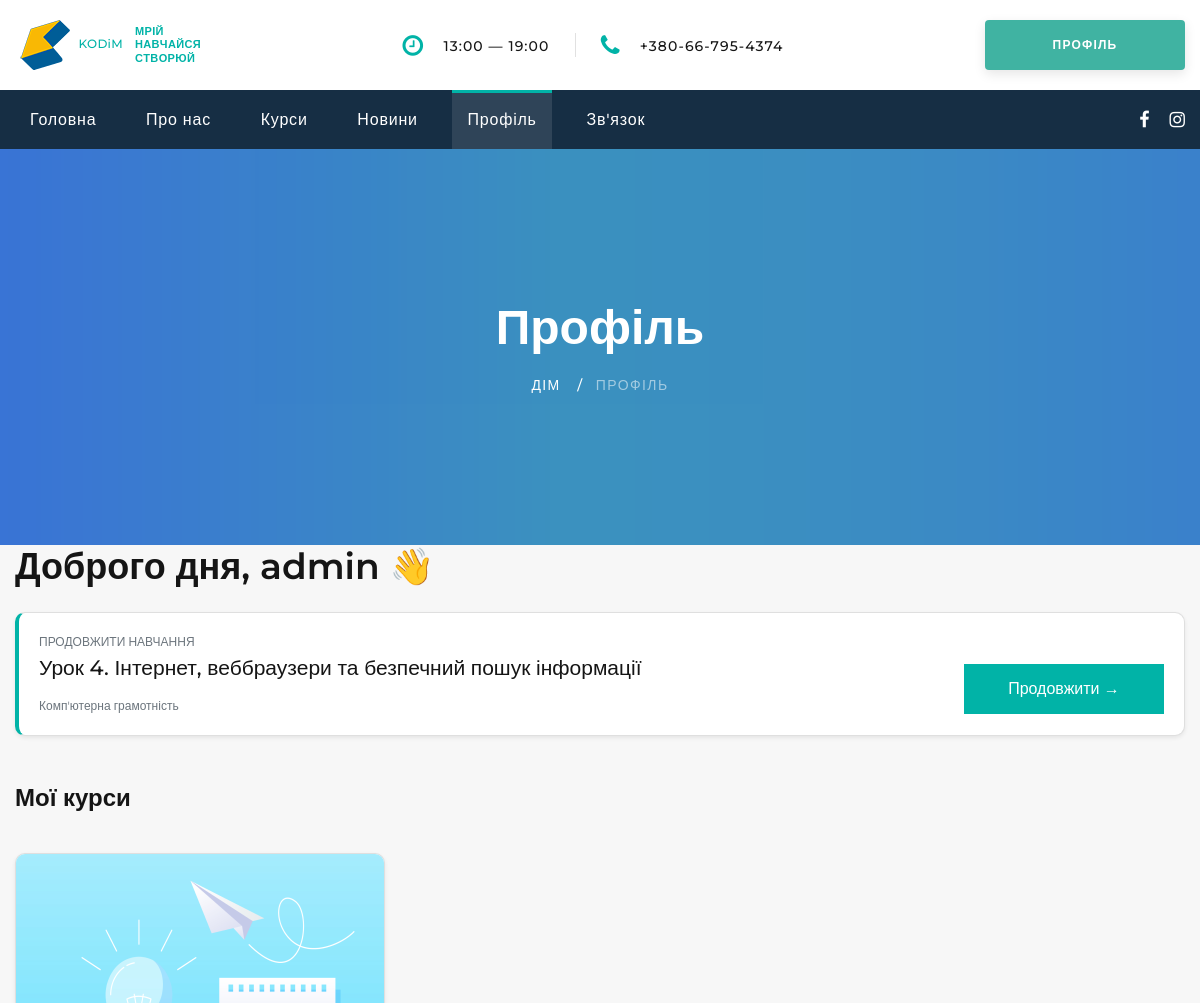
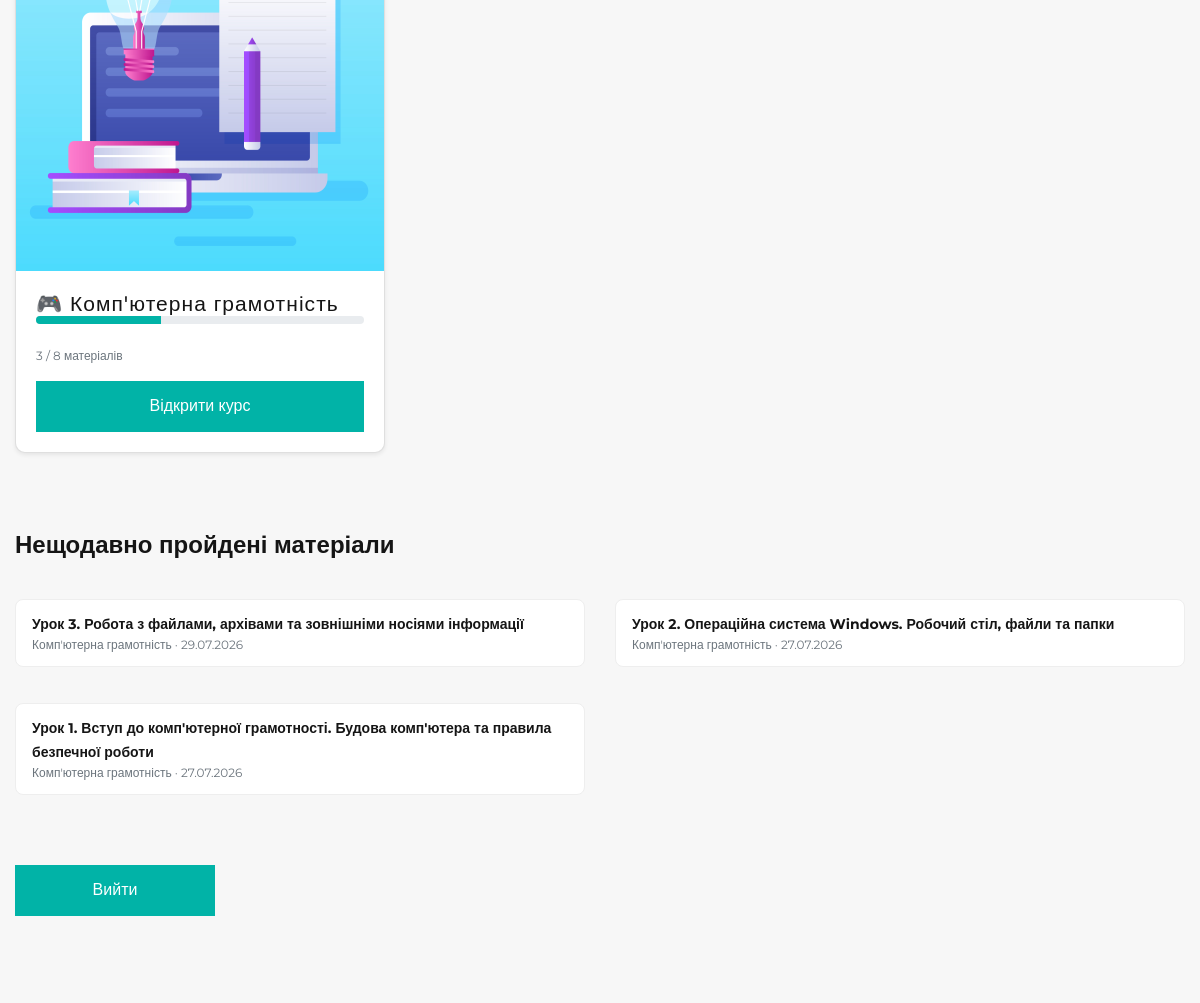
Before: /users/profile/ (signed in, upper part) with the older database file (2 pictures, top to bottom).
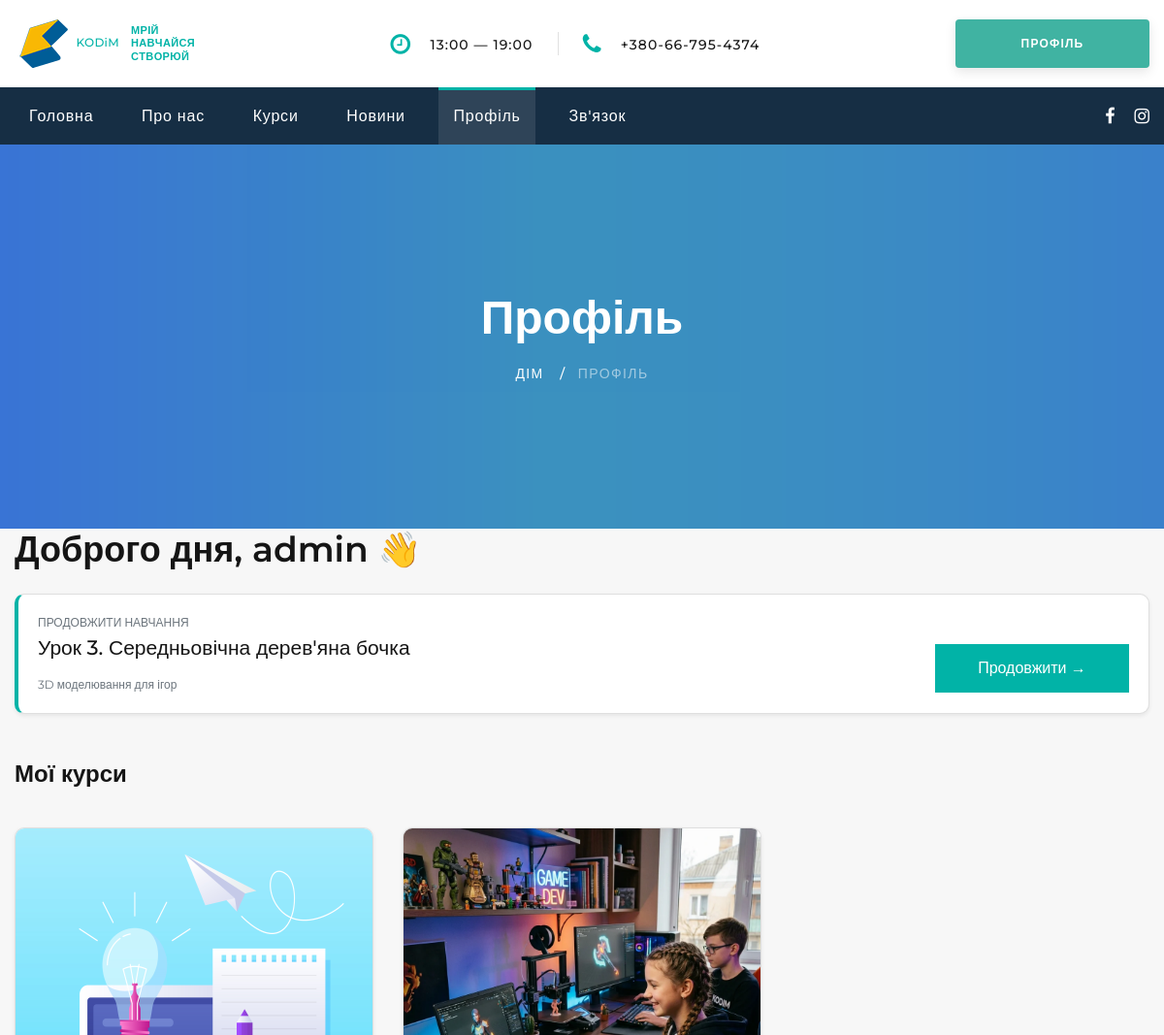
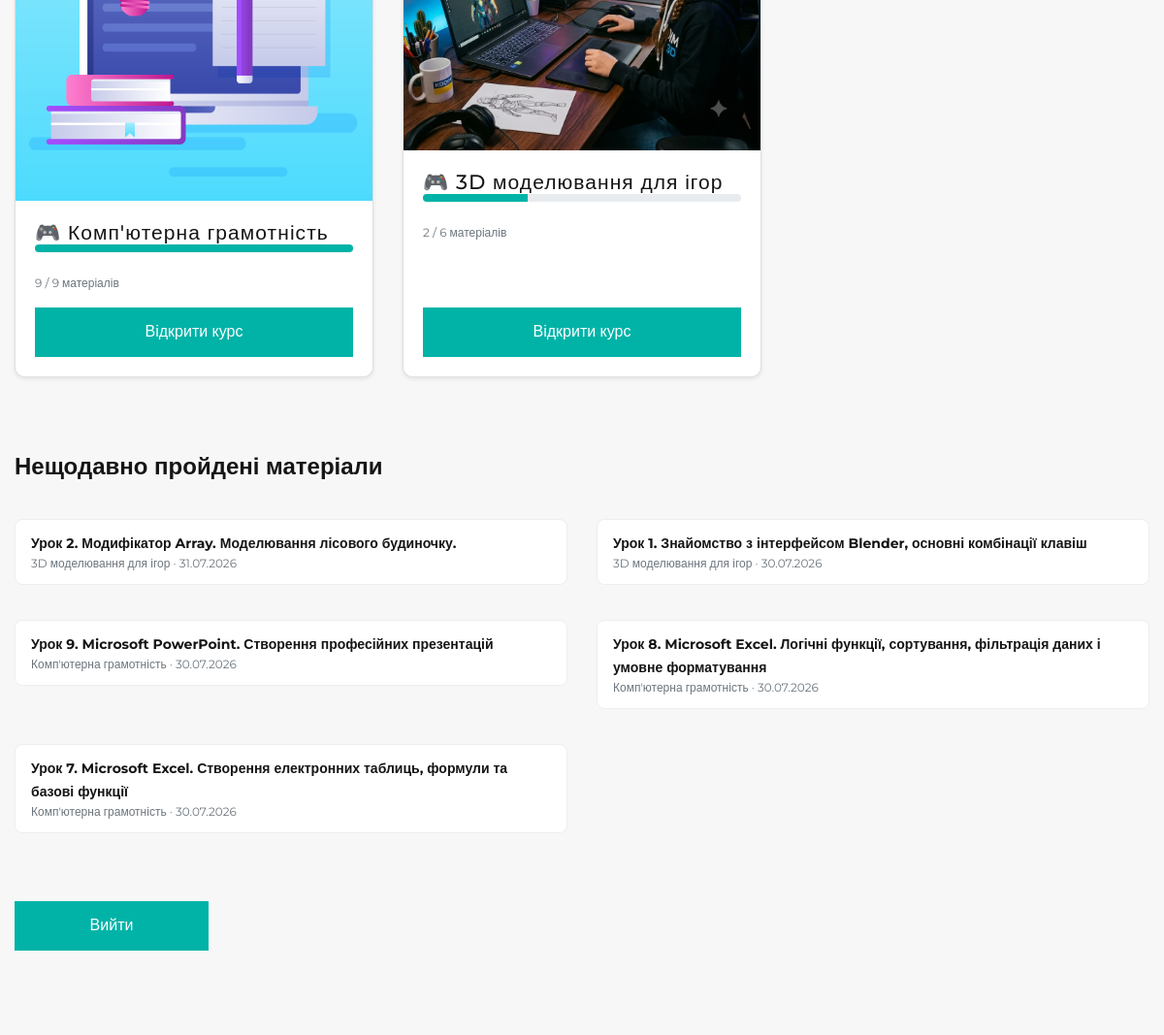
After: the same page with the newer database file (2 pictures, top to bottom).
### learning/models.py (models this page shows, shortened)
class Material(models.Model):
    course = models.ForeignKey(
        Course, on_delete=models.CASCADE, related_name='materials',
        verbose_name='Курс',
    )
    title = models.CharField('Назва матеріалу', max_length=200)
    order = models.PositiveSmallIntegerField(
        'Порядок', default=0,
        help_text='Визначає послідовність проходження (1, 2, 3 ...).',
    )
    content = CKEditor5Field('Текст матеріалу', config_name='material', blank=True)
    video_url = models.URLField('Посилання на відео (YouTube)', blank=True, null=True)
    file = models.FileField(
        'Файл (PDF тощо)', upload_to='materials/', blank=True, null=True,
    )
    class Meta:
        ordering = ['course', 'order']
        verbose_name = 'Матеріал курсу'
        verbose_name_plural = 'Матеріали курсу'
        unique_together = ('course', 'order')
    def is_unlocked_for(self, user):
        if self.order <= 1:
            return True
        previous = Material.objects.filter(
            course=self.course, order__lt=self.order
        ).order_by('-order').first()
        if previous is None:
            return True
        return MaterialProgress.objects.filter(
            user=user, material=previous, is_read=True
        ).exists()

class Enrollment(models.Model):
    user = models.ForeignKey(
        settings.AUTH_USER_MODEL, on_delete=models.CASCADE,
        related_name='enrollments', verbose_name='Учень',
    )
    course = models.ForeignKey(
        Course, on_delete=models.CASCADE,
        related_name='enrollments', verbose_name='Курс',
    )
    assigned_at = models.DateTimeField('Призначено', auto_now_add=True)
    class Meta:
        unique_together = ('user', 'course')
        verbose_name = 'Призначення курсу'
        verbose_name_plural = 'Призначення курсів'
    def total_materials(self):
        return self.course.materials.count()
    def read_materials_count(self):
        return MaterialProgress.objects.filter(
            user=self.user, material__course=self.course, is_read=True
        ).count()
    def progress_percent(self):
        total = self.total_materials()
        if total == 0:
            return 0
        return round(self.read_materials_count() / total * 100)
    def next_material(self):
        for material in self.course.materials.all():
            already_read = MaterialProgress.objects.filter(
                user=self.user, material=material, is_read=True
            ).exists()
            if not already_read:
                return material if material.is_unlocked_for(self.user) else None
        return None  # усі матеріали курсу прочитано

class MaterialProgress(models.Model):
    user = models.ForeignKey(settings.AUTH_USER_MODEL, on_delete=models.CASCADE)
    material = models.ForeignKey(Material, on_delete=models.CASCADE)
    is_read = models.BooleanField('Прочитано', default=False)
    read_at = models.DateTimeField('Дата прочитання', null=True, blank=True)
    class Meta:
        unique_together = ('user', 'material')
        verbose_name = 'Прогрес по матеріалу'
        verbose_name_plural = 'Прогрес по матеріалах'

### Web_1/models.py (models this page shows, shortened)
class Course(models.Model):
    LEVEL_CHOICES = [
        ('beginner', 'Початківець'),
        ('intermediate', 'Середній'),
        ('advanced', 'Просунутий'),
    ]
    category = models.ForeignKey(
        Category,
        on_delete=models.CASCADE,
        help_text='оберіть категорію',
        verbose_name='категорія курсу',
        null=True,
    )
    name = models.CharField(max_length=50, verbose_name="Ім'я")
    name_url = models.CharField(
        max_length=50, verbose_name='Name URL', default='', blank=True
    )
    image = models.ImageField(
        upload_to='course_images',
        verbose_name='Картинка',
        null=True,
        blank=True,
        validators=[validate_image_size]  # Додано перевірку ваги файлу
    )
    emoji_icon = models.CharField(
        max_length=10,
        verbose_name='Емодзі іконка',
        default='🎮',
        blank=True,
        help_text='Емодзі, що відображається на картці курсу (напр. 🎮, 🐍, 🎨)',
    )
    description_short = models.CharField(
        max_length=250,
        verbose_name='Короткий опис',
        null=True,
        blank=True,
    )
    description = models.TextField(
        verbose_name='Опис',
        null=True,
        blank=True,
        help_text='Детальний опис курсу (відображається у секції "Як проходить навчання")',
    )
    kid_age = models.CharField(
        max_length=50,
        verbose_name='Вік учня',
        null=True,
        blank=True,
        help_text='Напр. «від 10 років» або «8–14 років»',
    )
    level = models.CharField(
        max_length=20,
        choices=LEVEL_CHOICES,
        verbose_name='Рівень',
        default='beginner',
    )
    duration = models.CharField(
        max_length=50,
        verbose_name='Тривалість курсу',
        null=True,
        blank=True,
        help_text='Напр. «5 місяців», «3 місяці»',
    )
    lessons_count = models.PositiveSmallIntegerField(
        verbose_name='Кількість занять',
        null=True,
        blank=True,
    )
    schedule = models.CharField(
        max_length=100,
        verbose_name='Розклад',
        null=True,
        blank=True,
        help_text='Напр. «2 заняття на тиждень по 90 хвилин»',
    )
    price = models.CharField(
        max_length=50,
        verbose_name='Вартість',
        null=True,
        blank=True,
        help_text='Залишіть порожнім або вкажіть базову ціну для SEO',
    )
    date_price = models.IntegerField(
        verbose_name='Дата_ціна',
        null=True,
        blank=True,
    )
    price_monthly = models.CharField(
        max_length=50,
        verbose_name='Ціна (помісячна)',
        null=True,
        blank=True,
        help_text='Напр. «1200 грн» або «Уточніть»',
    )
    price_semester = models.CharField(
        max_length=50,
        verbose_name='Ціна (семестр)',
        null=True,
        blank=True,
        help_text='Напр. «6500 грн» або «Знижка»',
    )
    price_full = models.CharField(
        max_length=50,
        verbose_name='Ціна (повна)',
        null=True,
        blank=True,
        help_text='Напр. «11000 грн» або «Макс. знижка»',
    )
    stat_students = models.PositiveIntegerField(
        verbose_name='Учнів пройшло',
        null=True,
        blank=True,
        help_text='Напр. 120',
    )
    stat_projects = models.PositiveIntegerField(
        verbose_name='Проєктів створено',
        null=True,
        blank=True,
    )
    stat_rating = models.DecimalField(
        max_digits=3,
        decimal_places=1,
        verbose_name='Рейтинг',
        null=True,
        blank=True,
        help_text='Напр. 4.9',
    )
    stat_years = models.PositiveSmallIntegerField(
        verbose_name='Років викладаємо',
        null=True,
        blank=True,
    )
    what_will_learn = models.JSONField(
        verbose_name='Що вивчить дитина',
        null=True,
        blank=True,
        help_text=(
            'Список рядків. Приклад: '
            '["Основи Lua", "Створення 3D-світів", "Публікація гри"]'
        ),
    )
    for_whom = models.JSONField(
        verbose_name='Для кого курс',
        null=True,
        blank=True,
        help_text=(
            'Список об\'єктів. Приклад: '
            '[{"icon": "🎮", "title": "Фанати Roblox", '
            '"text": "Хочуть не просто грати, а створювати"}]'
        ),
    )
    advantages = models.JSONField(
        verbose_name='Переваги напряму',
        null=True,
        blank=True,
        help_text=(
            'Список нумерованих переваг курсу/професії. Приклад: '
            '[{"title": "Висока затребуваність", '
            '"text": "Python — одна з найпопулярніших мов програмування у світі"}]'
        ),
    )
    program_modules = models.JSONField(
        verbose_name='Програма (модулі)',
        null=True,
        blank=True,
        help_text=(
            'Список модулів. Приклад: '
            '[{"num": "01", "title": "Знайомство з Roblox Studio", '
            '"subtitle": "Інтерфейс та перший світ", '
            '"topics": ["Інтерфейс редактора", "Перша локація"]}]'
        ),
    )
    results = models.JSONField(
        verbose_name='Результати курсу',
        null=True,
        blank=True,
        help_text=(
            'Список результатів. Приклад: '
            '[{"icon": "🏆", "text": "Власна гра у Roblox"}]'
        ),
    )
    faq = models.JSONField(
        verbose_name='Часті запитання (FAQ)',
        null=True,
        blank=True,
        help_text=(
            'Список питань/відповідей. Приклад: '
            '[{"question": "З якого віку?", "answer": "Від 10 років."}]'
        ),
    )
    meta_description = models.CharField(
        max_length=300,
        verbose_name='Meta опис (SEO)',
        null=True,
        blank=True,
    )
    is_active = models.BooleanField(
        default=True,
        verbose_name='Активний',
        help_text='Якщо знято — курс не відображається на сайті',
    )
    order = models.PositiveSmallIntegerField(
        default=0,
        verbose_name='Порядок сортування',
    )
    class Meta:
        verbose_name = 'Курс'
        verbose_name_plural = 'Курси'
        ordering = ['order', 'name']

### users/views.py (the view)
# urls.py: path('profile/', views.profile, name = 'profile'),
@login_required
def profile(request):
    enrollments = (
        Enrollment.objects.filter(user=request.user)
        .select_related('course')
        .prefetch_related('course__materials')
    )
    continue_item = None
    for enrollment in enrollments:
        material = enrollment.next_material()
        if material:
            continue_item = {'enrollment': enrollment, 'material': material}
            break
    recent_progress = (
        MaterialProgress.objects.filter(user=request.user, is_read=True)
        .select_related('material', 'material__course')
        .order_by('-read_at')[:5]
    )
    context = {
        'enrollments': enrollments,
        'continue_item': continue_item,
        'recent_progress': recent_progress,
    }
    return render(request, 'registration/profile.html', context)

### users/templates/registration/profile.html (shortened to what this page needs)
<!DOCTYPE html>
{% extends 'base.html' %}
{% load static %}
{% block content %}
<section class="breadcrumbs-custom-inset">
  <div class="breadcrumbs-custom context-dark bg-overlay-60">
    <div class="container">
      <h2 class="breadcrumbs-custom-title">Профіль</h2>
      <ul class="breadcrumbs-custom-path">
        <li><a href="/">Дім</a></li>
        <li class="active">Профіль</li>
      </ul>
    </div>
    <div class="box-position" style="background-image: url({% static 'images/breadcrumbs-bg.png' %});"></div>
  </div>
</section>
<section class="section section-lg section-top-1 bg-gray-4">
  <div class="container">
    <h3 class="mb-4">Доброго дня, {{ user.first_name|default:user.username }} 👋</h3>
    {% if continue_item %}
    <div class="card shadow-sm profile-continue-card mb-5">
      <div class="card-body d-flex align-items-center justify-content-between flex-wrap">
        <div>
          <p class="small text-muted mb-1">ПРОДОВЖИТИ НАВЧАННЯ</p>
          <h5 class="mb-1">{{ continue_item.material.title }}</h5>
          <p class="small text-muted mb-0">{{ continue_item.enrollment.course.name }}</p>
        </div>
        <a class="button button-primary button-pipaluk"
          href="{% url 'learning:material_detail' continue_item.material.id %}">Продовжити →</a>
      </div>
    </div>
    {% endif %}
    <h4 class="mb-3">Мої курси</h4>
    {% if enrollments %}
    <div class="row row-30 mb-5">
      {% for enrollment in enrollments %}
      <div class="col-md-6 col-lg-4 wow fadeInDown" data-wow-delay=".2s">
        <div class="card h-100 shadow-sm learning-course-card">
          {% if enrollment.course.image %}
          <img class="card-img-top" src="{{ enrollment.course.image.url }}" alt="{{ enrollment.course.name }}">
          {% endif %}
          <div class="card-body d-flex flex-column">
            <h5 class="card-title">{{ enrollment.course.emoji_icon }} {{ enrollment.course.name }}</h5>
            <div class="progress mb-2" style="height: 8px;">
              <div class="progress-bar learning-progress-bar" style="width: {{ enrollment.progress_percent }}%;"></div>
            </div>
            <p class="small text-muted mb-3">{{ enrollment.read_materials_count }} / {{ enrollment.total_materials }}
              матеріалів</p>
            <a class="button button-primary button-pipaluk btn-block mt-auto"
              href="{% url 'learning:course_materials' enrollment.course.id %}">Відкрити курс</a>
          </div>
        </div>
      </div>
      {% endfor %}
    </div>
    {% else %}
    <p class="text-muted mb-5">Курсів поки не призначено. Зверніться до адміністратора школи.</p>
    {% endif %}
    {% if recent_progress %}
    <h4 class="mb-3">Нещодавно пройдені матеріали</h4>
    <div class="row row-20">
      {% for progress in recent_progress %}
      <div class="col-md-6">
        <a class="d-block profile-recent-item mb-3" href="{% url 'learning:material_detail' progress.material.id %}">
          <strong>{{ progress.material.title }}</strong>
          <div class="small text-muted">{{ progress.material.course.name }} · {{ progress.read_at|date:"d.m.Y" }}</div>
        </a>
      </div>
      {% endfor %}
    </div>
    {% endif %}
    <form method="post" action="{% url 'users:logout' %}" class="mt-4">
      <button class="button button-primary button-pipaluk" type="submit">Вийти</button>
    </form>
  </div>
</section>
{% endblock content %}
{% block navbar %}
<li class="rd-nav-item"><a class="rd-nav-link" href="/">Головна</a></li>
<li class="rd-nav-item"><a class="rd-nav-link" href="/about/">Про нас</a></li>
<li class="rd-nav-item"><a class="rd-nav-link" href="/courses/">Курси</a></li>
<li class="rd-nav-item"><a class="rd-nav-link" href="/news/">Новини</a></li>
<li class="rd-nav-item active"><a class="rd-nav-link" href="{% url 'users:profile' %}">Профіль</a></li>
<li class="rd-nav-item"><a class="rd-nav-link" href="/contact-us/">Зв'язок</a></li>
{% endblock %}

Changed rows visible on the page:
no longer on this page (row unchanged): Material: material "Урок 4. Інтернет, веббраузери та безпечний пошук інформації"
no longer on this page (row unchanged): MaterialProgress: material "Урок 3. Робота з файлами, архівами та зовнішніми носіями інформації", material.course.name "Комп'ютерна грамотність", read_at "29.07.2026"
no longer on this page (row unchanged): MaterialProgress: material "Урок 2. Операційна система Windows. Робочий стіл, файли та папки", material.course.name "Комп'ютерна грамотність", read_at "27.07.2026"
no longer on this page (row unchanged): MaterialProgress: material "Урок 1. Вступ до комп'ютерної грамотності. Будова комп'ютера та правила безпечної роботи", material.course.name "Комп'ютерна грамотність", read_at "27.07.2026"
added Material: material "Урок 3. Середньовічна дерев'яна бочка"
added Enrollment: enrollment.course.name "3D моделювання для ігор", course.image (picture), course.emoji_icon "🎮", course.name "3D моделювання для ігор", read_materials_count "2", total_materials "6"
computed for Enrollment "Комп'ютерна грамотність": {{ enrollment.progress_percent }} 38 → 100 (drawn); read_materials_count "3" → "9"; total_materials "8" → "9"
added MaterialProgress: material "Урок 2. Модифікатор Array. Моделювання лісового будиночку.", material.course.name "3D моделювання для ігор", read_at "31.07.2026"
added MaterialProgress: material "Урок 1. Знайомство з інтерфейсом Blender, основні комбінації клавіш", material.course.name "3D моделювання для ігор", read_at "30.07.2026"
added MaterialProgress: material "Урок 9. Microsoft PowerPoint. Створення професійних презентацій", material.course.name "Комп'ютерна грамотність", read_at "30.07.2026"
added MaterialProgress: material "Урок 8. Microsoft Excel. Логічні функції, сортування, фільтрація даних і умовне форматування", material.course.name "Комп'ютерна грамотність", read_at "30.07.2026"
added MaterialProgress: material "Урок 7. Microsoft Excel. Створення електронних таблиць, формули та базові функції", material.course.name "Комп'ютерна грамотність", read_at "30.07.2026"
Other visible differences:
{{ continue_item.enrollment.course.name }}: "Комп'ютерна грамотність" → "3D моделювання для ігор"
